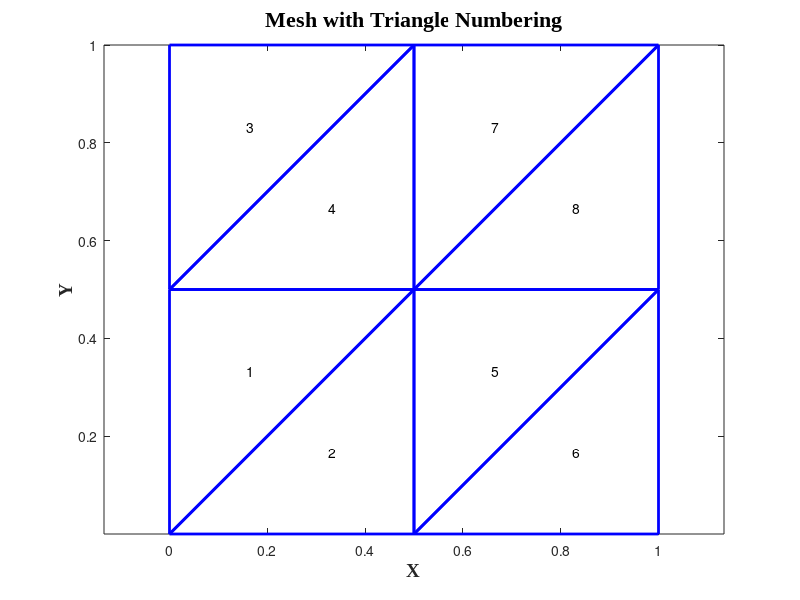

This figure's MATLAB source:
%%% mohammad khalaji
%%% Mesh Square
%%% K.N.Toosi University of Technology
%% Basic Structures
clear 
close all
clc
%% Install Number of Desired Points - Cells 
n = 2;
NS = n.^2; % Number of Squares
NP = (n+1).^2; % Number of Points
NC = (n.^2).*2; % Number of Cells
%% Install Main Square and Equations
L = 1; % Define Length of Square
ND = sqrt(NS); % Number of Squars in Each Vectors
N = []; % Initial Number of Nodes (Empty)
EL = []; % Initial Number of Elements (Empty)
NI = 1; % Node Index (Numbering of Nodes)
EI = 1; % Element Index (Numbering of Elements)
for i = 1:ND+1 % For Begin From 0
    for j = 1:ND+1 % For Begin From 0
        N(end+1, :) = [(i-1)/ND*L, (j-1)/ND*L]; % Add new node
        % Check if a new square element can be defined
        if i < ND+1 && j < ND+1
            n1 = NI;
            n2 = NI + 1;
            n3 = NI + ND + 1;
            n4 = n3 + 1;
            % Define two triangles for each square
            EL(end+1, :) = [n1, n2, n4]; % Define Elements
            EL(end+1, :) = [n1, n4, n3]; % Define Elements
            EI = EI + 2; % Increment the element index for numbering
        end
        NI = NI + 1;
    end
end
triplot(EL, N(:,1), N(:,2),'blue','LineWidth',2);
axis equal
hold on
%% Calculate and Plot the Center of The Triangles and Number Them Using Verts
for i = 1:size(EL, 1)
    verts = N(EL(i, :), :);  % Get the Vertices of The Triangle
    cx = mean(verts(:,1));  % Calculate Center of Triangle
    cy = mean(verts(:,2));  % Calculate Center of Triangle  
    % Write Number at Center of Triangles
    text(cx, cy, num2str(i), 'HorizontalAlignment', 'center', 'VerticalAlignment', 'middle');
end
title('Mesh with Triangle Numbering','FontName','Times New Roman','FontSize',16);
xlabel('X','FontName','Times New Roman','FontSize',14,'FontWeight','bold');
ylabel('Y','FontName','Times New Roman','FontSize',14,'FontWeight','bold');
